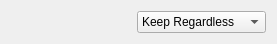
<?xml version="1.0" encoding="UTF-8"?>
<ui version="4.0">
 <class>FilterWidget</class>
 <widget class="QWidget" name="FilterWidget">
  <property name="geometry">
   <rect>
    <x>0</x>
    <y>0</y>
    <width>277</width>
    <height>38</height>
   </rect>
  </property>
  <property name="windowTitle">
   <string>Form</string>
  </property>
  <layout class="QHBoxLayout" name="horizontalLayout">
   <item>
    <widget class="QLabel" name="label">
     <property name="text">
      <string/>
     </property>
    </widget>
   </item>
   <item>
    <widget class="QComboBox" name="combobox">
     <item>
      <property name="text">
       <string>Keep Regardless</string>
      </property>
     </item>
     <item>
      <property name="text">
       <string>Keep Only If True</string>
      </property>
     </item>
     <item>
      <property name="text">
       <string>Keep Only If False</string>
      </property>
     </item>
    </widget>
   </item>
  </layout>
 </widget>
 <resources/>
 <connections/>
</ui>
